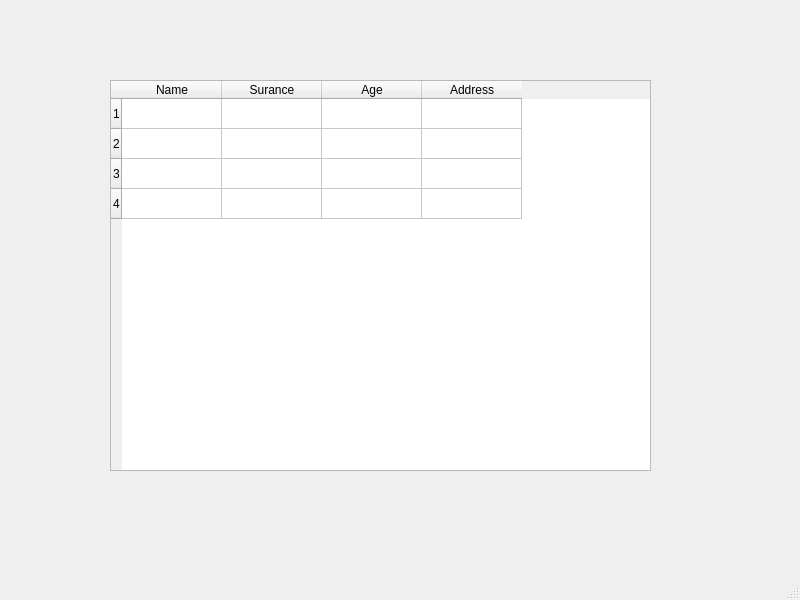
<?xml version="1.0" encoding="UTF-8"?>
<ui version="4.0">
 <class>MainWindow</class>
 <widget class="QMainWindow" name="MainWindow">
  <property name="geometry">
   <rect>
    <x>0</x>
    <y>0</y>
    <width>800</width>
    <height>600</height>
   </rect>
  </property>
  <property name="windowTitle">
   <string>MainWindow</string>
  </property>
  <widget class="QWidget" name="centralwidget">
   <widget class="QTableWidget" name="tableWidget">
    <property name="geometry">
     <rect>
      <x>110</x>
      <y>80</y>
      <width>541</width>
      <height>391</height>
     </rect>
    </property>
    <row/>
    <row/>
    <row/>
    <row/>
    <column>
     <property name="text">
      <string>Name</string>
     </property>
    </column>
    <column>
     <property name="text">
      <string>Surance</string>
     </property>
    </column>
    <column>
     <property name="text">
      <string>Age</string>
     </property>
    </column>
    <column>
     <property name="text">
      <string>Address</string>
     </property>
    </column>
   </widget>
  </widget>
  <widget class="QMenuBar" name="menubar">
   <property name="geometry">
    <rect>
     <x>0</x>
     <y>0</y>
     <width>800</width>
     <height>25</height>
    </rect>
   </property>
  </widget>
  <widget class="QStatusBar" name="statusbar"/>
 </widget>
 <resources/>
 <connections/>
</ui>
